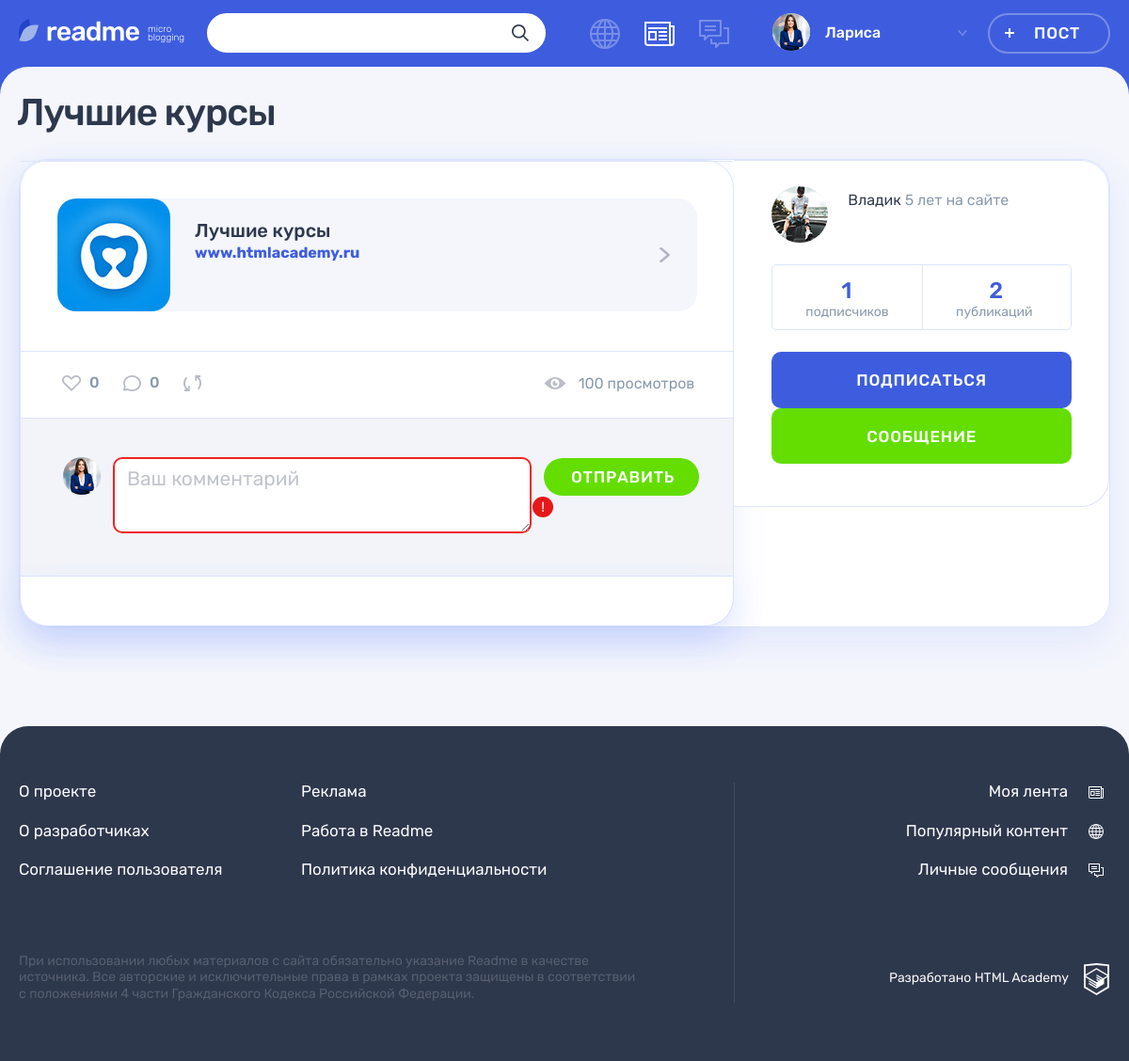
Page /post.php?id=5 (signed in) on the committed database.
### tables this page shows
CREATE TABLE posts
(
    id           INT AUTO_INCREMENT PRIMARY KEY,
    creationDate TIMESTAMP DEFAULT CURRENT_TIMESTAMP,
    title        VARCHAR(128),
    content      VARCHAR(255),
    typeID       INT NOT NULL,
    authorId     INT NOT NULL,
    image        VARCHAR(255),
    video        VARCHAR(255),
    link         VARCHAR(255),
    views        INT,
    avatar       VARCHAR(128),
    author       VARCHAR(128),
    FOREIGN KEY (authorId) REFERENCES users (id),
    FOREIGN KEY (typeId) REFERENCES content_type (id)
);

CREATE TABLE users
(
    id               INT AUTO_INCREMENT PRIMARY KEY,
    registrationDate TIMESTAMP DEFAULT CURRENT_TIMESTAMP,
    email            VARCHAR(128) NOT NULL UNIQUE,
    login            VARCHAR(128) UNIQUE,
    password         CHAR(64)     NOT NULL,
    avatar           VARCHAR(255)
);

### helpers.php (called while the page is built, shortened)
<?php
function include_template($name, array $data = [])
{
    $name = 'templates/'.$name;
    extract($data);
    require $name;
    $result = ob_get_clean();
    return $result;
}

### functions.php (called while the page is built, shortened)
<?php
function SqlRequest($reques, $from, $where, $con, $id = '', $as = '', $join = "")
{
    $sql = sprintf("SELECT  %s %s  from %s %s WHERE %s %s", $reques, $as, $from, $join, $where, $id);
    $result = mysqli_query($con, $sql);
    $Count = mysqli_fetch_all($result, MYSQLI_ASSOC);
    return $Count;
}
?>

### templates/post-link.php (the view, shortened to what this page needs)
<?php
$title = SqlRequest('title', 'posts', 'id = ', $con, $id, "as L");
?>
<h1 class="page__title page__title--publication"><?= $title[0]['L']; ?></h1>
<section class="post-details">
    <article class="feed__post post post-text ">
        <div class="post-details__wrapper post-photo">
            <div class="post-details__main-block post post--details">
                <div class="post-link__wrapper">
                    <a class="post-link__external" href="http://www.vitadental.ru" title="Перейти по ссылке">
                        <div class="post-link__icon-wrapper">
                            <img src="../img/logo-vita.jpg" alt="Иконка">
                        </div>
                        <div class="post-link__info">
                            <h3><?= $post['title'] ?></h3>
                            <span><?= $post['content'] ?></span>
                        </div>
                        <svg class="post-link__arrow" width="11" height="16">
                            <use xlink:href="#icon-arrow-right-ad"></use>
                        </svg>
                    </a>
                </div>
                <div class="post__indicators">
                    <div class="post__buttons">
                        <a class="post__indicator post__indicator--likes button"   href="like.php?postId=<?= $id ?>" title="Лайк">
                            <svg class="post__indicator-icon" width="20" height="17">
                                <use xlink:href="#icon-heart"></use>
                            </svg>
                            <?php
                            $ComLike = SqlRequest('COUNT(userId)', 'likes', 'recipientId =', $con, $id, "as L");
                            ?>
                            <span><?= $ComLike[0]['L'] ?></span>
                        </a>
                        <a class="post__indicator post__indicator--comments button" href="#" title="Комментарии">
                            <svg class="post__indicator-icon" width="19" height="17">
                                <use xlink:href="#icon-comment"></use>
                            </svg>
                            <?php
                            $Comment = SqlRequest('COUNT(content)', 'comments', 'postId =', $con, $id, "as L");
                            ?>
                            <span><?php echo $Comment[0]['L'] ?></span>
                        </a>
                        <a class="post__indicator post__indicator--repost button" href="../repost.php?id=<?= $id ?>"
                           title="Репост">
                            <svg class="post__indicator-icon" width="19" height="17">
                                <use xlink:href="#icon-repost"></use>
                            </svg>
                        </a>
                    </div>
                    <?php
                    $view = SqlRequest('views', 'posts', ' id =', $con, $id, "as L");
                    ?>
                    <span class="post__view"><?= $view[0]['L'].' просмотров' ?></span>
                </div>
                <div class="comments">
                    <form class="comments__form form" action="../SendComment.php" method="post">
                        <div class="comments__my-avatar">
                            <img class="comments__picture" src=../img/<?= $_SESSION['avatar'] ?> alt="Аватар
                                 пользователя">
                        </div>
                        <div class="form__input-section form__input-section--error">
                            <textarea class="comments__textarea form__textarea form__input" name="comment"
                                      placeholder="Ваш комментарий"></textarea>
                            <button class="form__error-button button" type="button">!</button>
                        </div>
                        <button class="comments__submit button button--green" type="submit">Отправить</button>
                    </form>
                    <div class="comments__list-wrapper">
                    </div>
                </div>
            </div>
            <div class="post-details__user user">
                <div class="post-details__user-info user__info">
                    <div class="post-details__avatar user__avatar">
                        <a class="post-details__name user__name" href="#">
                            <?php
                            $postAuthor = SqlRequest('login, authorId, u.avatar', 'posts p', 'p.id =', $con, $id, ' ',
                                'JOIN  users u ON p.authorId = u.id');
                            ?>
                            <a class="post-details__avatar-link user__avatar-link" href="#">
                                <img class="post-details__picture user__picture"
                                     src="../img/<?= $postAuthor[0]['avatar'] ?>" alt="Аватар пользователя">
                            </a>
                    </div>
                    <div class="post-details__name-wrapper user__name-wrapper">
                        <span><?= $postAuthor[0]['login'] ?> </span>
                        <time class="post-details__time user__time" datetime="2014-03-20">5 лет на сайте</time>
                    </div>
                </div>
                <?php $postsCount = SqlRequest("COUNT(id)", "posts", "authorId=", $con,
                    $postAuthor[0]['authorId'], "count");
                $subscribersCount = SqlRequest('COUNT(users.id) ', 'subscription', 'authorId=',
                    $con, $postAuthor[0]['authorId'], 'count',
                    'JOIN users ON users.id = subscription.userId');
                ?>
                <div class="post-details__rating user__rating">
                    <p class="post-details__rating-item user__rating-item user__rating-item--subscribers">
                        <span class="post-details__rating-amount user__rating-amount"><?= $subscribersCount[0]['count'] ?></span>
                        <span class="post-details__rating-text user__rating-text">подписчиков</span>
                    </p>
                    <p class="post-details__rating-item user__rating-item user__rating-item--publications">
                        <span class="post-details__rating-amount user__rating-amount"><?= $postsCount[0]['count'] ?></span>
                        <span class="post-details__rating-text user__rating-text">публикаций</span>
                    </p>
                </div>
                <div class="post-details__user-buttons user__buttons">
                    <form action="../post.php?id=<?= htmlspecialchars($_GET['id']) ?>"
                          method="post">
                        <button class="profile__user-button user__button user__button--subscription button button--main"
                                style="width: 100%;"
                                type="submit"><?= empty(mysqli_fetch_all(mysqli_query($con,
                                "SELECT  * from subscription where userId = ".$_SESSION['id']." AND authorId =  ".$postAuthor[0]['authorId']),
                                MYSQLI_ASSOC)) ? "Подписаться" : "Отписаться" ?></button>
                    </form>
                    <a class="user__button user__button--writing button button--green"
                       href="messages.php?newMessage=<?= $postAuthor[0]['authorId'] ?>&id=<?= $postAuthor[0]['authorId'] ?>">Сообщение</a>
                </div>
            </div>
        </div>
    </article>
</section>

### rows in the picture
posts: title "Лучшие курсы", content "www.htmlacademy.ru", views "100", authorId.avatar (picture), authorId.login "Владик"

### other values in the picture
$_SESSION['userName'] "Лариса"
$ComLike[0]['L'] "0"
$Comment[0]['L'] "0"
$subscribersCount[0]['count'] "1"
$postsCount[0]['count'] "2"
